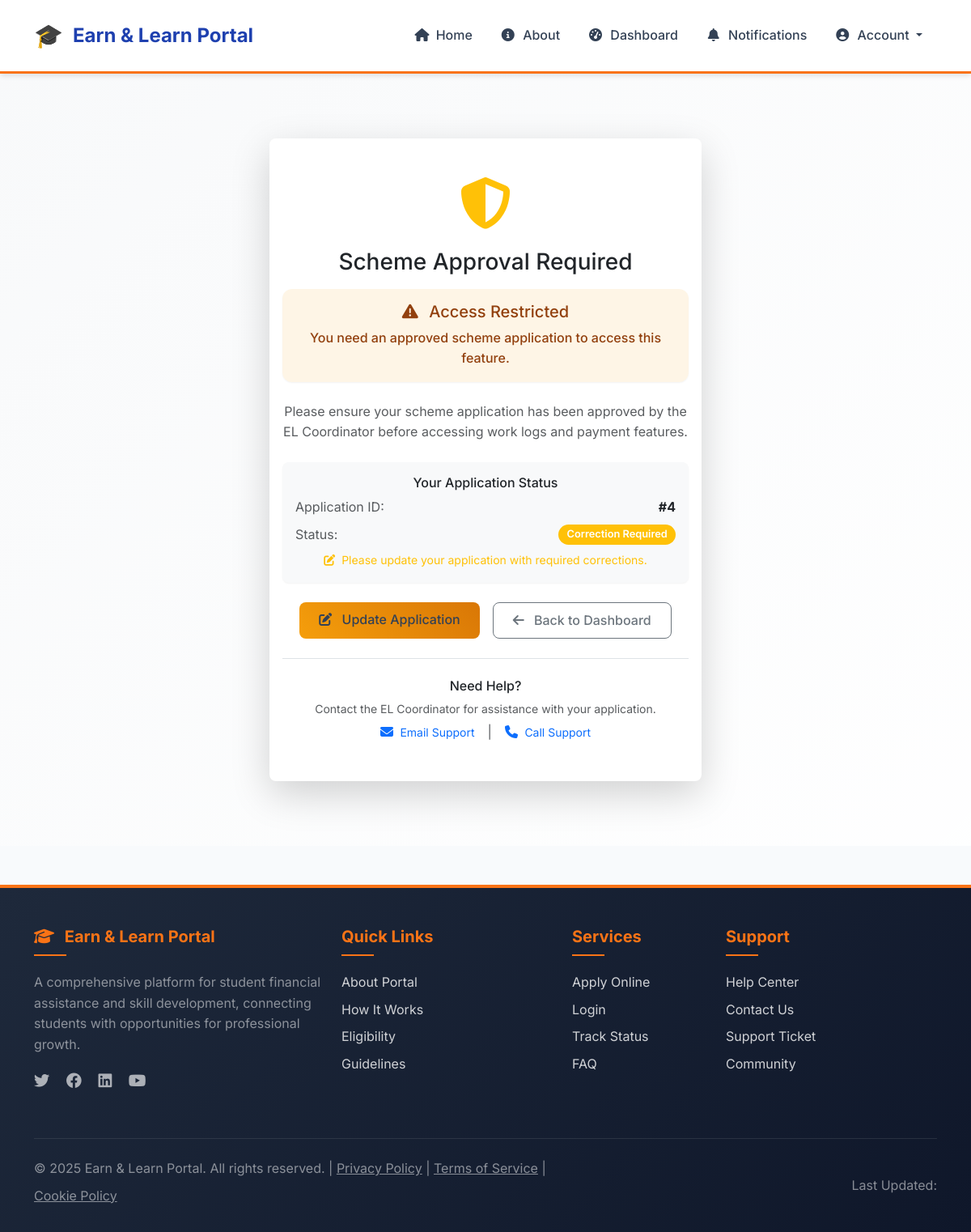
The page /scheme/scheme-approval-required/ (signed in) on the database as committed earlier.
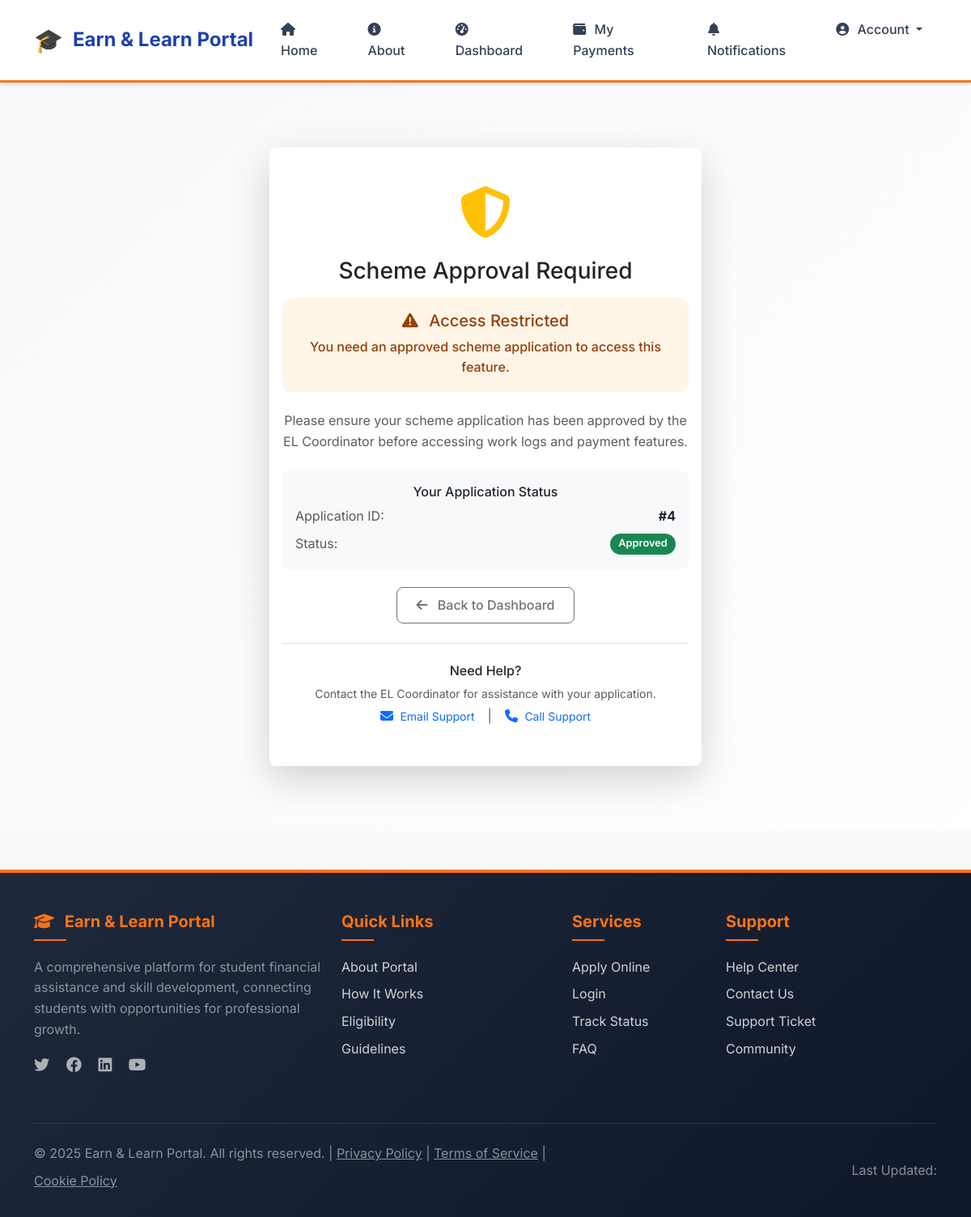
The same page on the database as committed later.
### scheme/models.py (models this page shows, shortened)
class SchemeApplication(models.Model):
    CASTE_CATEGORIES = [
        ('General', 'General'),
        ('OBC', 'Other Backward Class (OBC)'),
        ('SC', 'Scheduled Caste (SC)'),
        ('ST', 'Scheduled Tribe (ST)'),
        ('NT', 'Nomadic Tribes (NT)'),
        ('VJNT', 'Vimukta Jati Nomadic Tribes (VJNT)'),
        ('EWS', 'Economically Weaker Section (EWS)'),
        ('SBC', 'Special Backward Class (SBC)'),
    ]
    student = models.ForeignKey(settings.AUTH_USER_MODEL, on_delete=models.CASCADE)
    first_name = models.CharField(max_length=100)
    middle_name = models.CharField(max_length=100, blank=True, null=True)
    last_name = models.CharField(max_length=100)
    address = models.TextField()
    state = models.CharField(max_length=100)
    dob = models.DateField()
    annual_income = models.DecimalField(max_digits=10, decimal_places=2)
    fathers_occupation = models.CharField(max_length=255)
    caste_category = models.CharField(max_length=20, choices=CASTE_CATEGORIES)
    COLLEGE_NAME = "Pimpri Chinchwad College of Engineering Nigdi, Pune"
    college_name = models.CharField(max_length=255, default=COLLEGE_NAME)
    department = models.CharField(max_length=100)
    prn_number = models.CharField(max_length=20, unique=True)
    photo = models.FileField(upload_to='scheme_documents/photos/', validators=[validate_image_file])
    application_form = models.FileField(upload_to='scheme_documents/forms/', validators=[validate_pdf_file])
    income_certificate = models.FileField(upload_to='scheme_documents/certificates/', validators=[validate_pdf_file])
    caste_certificate = models.FileField(upload_to='scheme_documents/certificates/', blank=True, null=True, validators=[validate_pdf_file])
    last_year_marksheet = models.FileField(upload_to='scheme_documents/marksheets/', validators=[validate_pdf_file])
    domicile_certificate = models.FileField(upload_to='scheme_documents/certificates/', validators=[validate_pdf_file])
    admission_receipt = models.FileField(upload_to='scheme_documents/receipts/', validators=[validate_pdf_file])
    aadhar_card = models.FileField(upload_to='scheme_documents/identity/', validators=[validate_pdf_file])
    bank_passbook = models.FileField(upload_to='scheme_documents/passbooks/', validators=[validate_pdf_file])
    caste_validity_certificate = models.FileField(upload_to='scheme_documents/certificates/', blank=True, null=True, validators=[validate_pdf_file])
    STATUS_CHOICES = [
        ("Pending", "Pending"),
        ("Approved", "Approved"),
        ("Rejected", "Rejected"),
        ("Correction Required", "Correction Required"),
        ("Completed", "Completed")
    ]
    status = models.CharField(max_length=20, choices=STATUS_CHOICES, default='Pending')
    comments = models.TextField(blank=True, null=True, help_text="General comments and field-specific feedback")

### scheme/views.py (the view)
# urls.py: path('scheme-approval-required/', scheme_approval_required_view, name='scheme_application_required'),
@login_required
def scheme_approval_required_view(request):
    return render(request, 'scheme/scheme_approval_required.html')

### notifications/context_processors.py (called while the page is built)
def unread_notifications_count(request):
    if request.user.is_authenticated:
        count = Notification.objects.filter(user=request.user, is_read=False).count()
    else:
        count = 0
    return {'unread_notifications_count': count}

### users/models.py (called while the page is built)
    def has_approved_scheme_application(self):
        if self.role != 'student':
            return False
        from scheme.models import SchemeApplication
        return SchemeApplication.objects.filter(
            student=self,
            status='Approved'
        ).exists()

    def get_scheme_application(self):
        if self.role != 'student':
            return None
        from scheme.models import SchemeApplication
        try:
            return SchemeApplication.objects.get(student=self)
        except SchemeApplication.DoesNotExist:
            return None

### templates/scheme/scheme_approval_required.html (shortened to what the changed rows need)
{% extends "base.html" %}
{% load static %}
{% block content %}
<div class="container-fluid py-5">
    <div class="row justify-content-center">
        <div class="col-md-8 col-lg-6">
            <div class="card border-0 shadow-lg">
                <div class="card-body text-center py-5">
                    <h2 class="h3 text-dark mb-3">Scheme Approval Required</h2>
                    {% if user.get_scheme_application %}
                        <div class="card bg-light border-0 mb-4">
                            <div class="card-body">
                                <h6 class="card-title text-dark">Your Application Status</h6>
                                {% with app=user.get_scheme_application %}
                                    <div class="d-flex justify-content-between align-items-center">
                                        <span class="text-muted">Application ID:</span>
                                        <span class="fw-bold">#{{ app.id }}</span>
                                    </div>
                                    <div class="d-flex justify-content-between align-items-center mt-2">
                                        <span class="text-muted">Status:</span>
                                        <span class="badge
                                            {% if app.status == 'Approved' %}bg-success
                                            {% elif app.status == 'Rejected' %}bg-danger
                                            {% elif app.status == 'Correction Required' %}bg-warning
                                            {% else %}bg-secondary
                                            {% endif %}">
                                            {{ app.status }}
                                        </span>
                                    </div>
                                    {% if app.status == 'Pending' %}
                                        <small class="text-muted mt-2 d-block">
                                            <i class="fas fa-clock me-1"></i>
                                            Your application is under review by the EL Coordinator.
                                        </small>
                                    {% elif app.status == 'Correction Required' %}
                                        <small class="text-warning mt-2 d-block">
                                            <i class="fas fa-edit me-1"></i>
                                            Please update your application with required corrections.
                                        </small>
                                    {% elif app.status == 'Rejected' %}
                                        <small class="text-danger mt-2 d-block">
                                            <i class="fas fa-times me-1"></i>
                                            Your application was not approved. Contact the EL Coordinator for details.
                                        </small>
                                    {% endif %}
                                {% endwith %}
                            </div>
                        </div>
                    {% endif %}
                    <div class="d-flex flex-column flex-sm-row gap-3 justify-content-center">
                        {% if not user.get_scheme_application %}
                            <a href="{% url 'scheme_registration' %}" class="btn btn-primary">
                                <i class="fas fa-file-alt me-2"></i>
                                Apply for Scheme
                            </a>
                        {% elif user.get_scheme_application.status == 'Correction Required' %}
                            <a href="{% url 'update_scheme_application' %}" class="btn btn-warning">
                                <i class="fas fa-edit me-2"></i>
                                Update Application
                            </a>
                        {% endif %}
                        <a href="{% url 'student_dashboard' %}" class="btn btn-outline-secondary">
                            <i class="fas fa-arrow-left me-2"></i>
                            Back to Dashboard
                        </a>
                    </div>
                </div>
            </div>
        </div>
    </div>
</div>
{% endblock %}

Rows that differ between the two databases and show on the page:
changed SchemeApplication id 4: status "Correction Required" → "Approved"
Other text that changed with them:
text no longer shown: "Please update your application with required corrections. Update Application"
text now shown: "My Payments"
